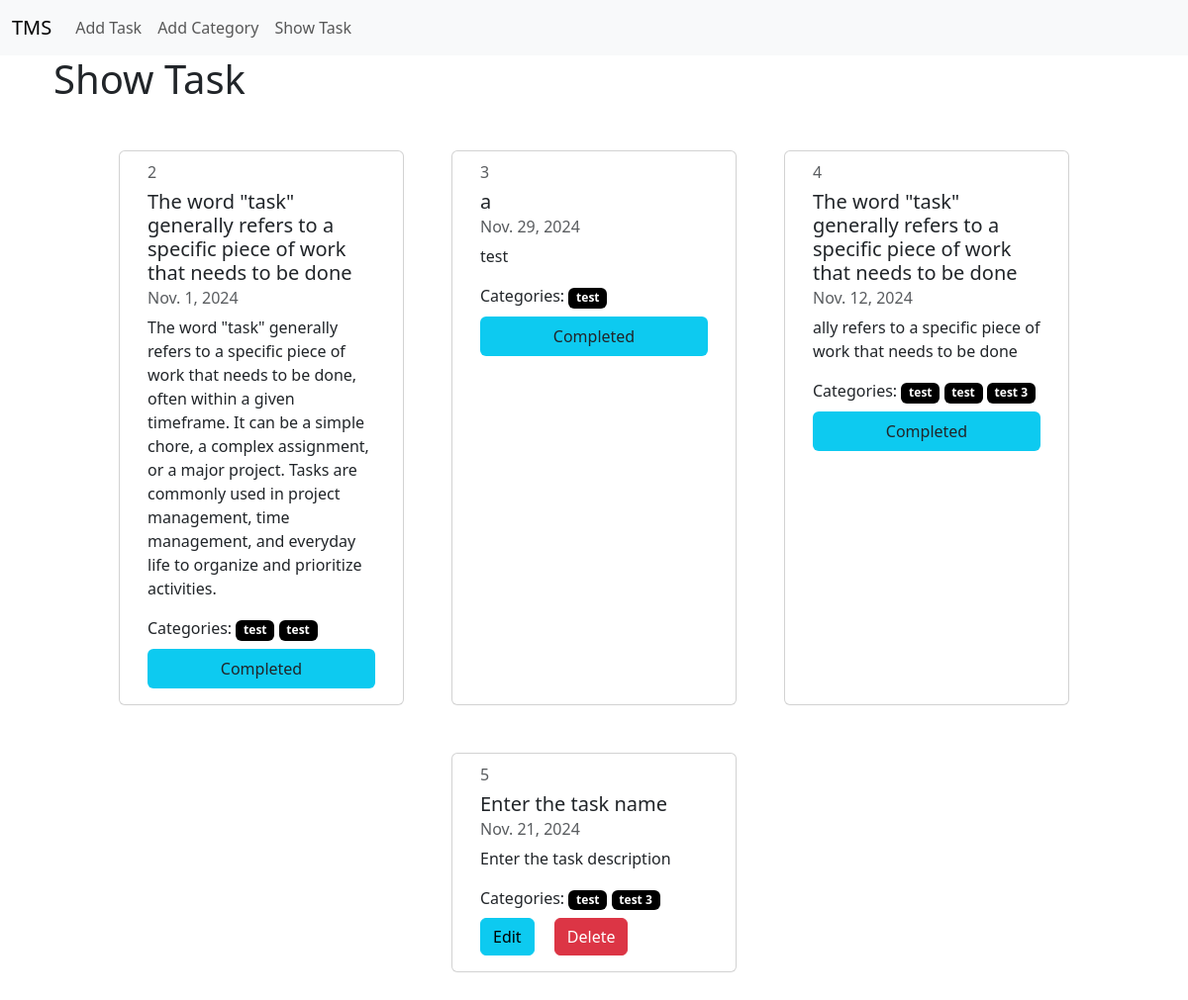
The page / on the database its author committed.
### task/models.py (models this page shows, shortened)
class Task(models.Model):
    task_title = models.CharField(max_length=255)
    task_description = models.TextField()
    is_completed = models.BooleanField(default=False)
    task_assign_date = models.DateField()
    categories = models.ManyToManyField(Category)

### category/models.py (models this page shows, shortened)
class Category(models.Model):
    category_name = models.CharField(max_length=100)

### task_management_system/views.py (the view)
# urls.py: path('', home, name='show_task'),
def home(request):
    tasks = Task.objects.all()
    return render(request, 'show-task.html', {'tasks': tasks})

### templates/show-task.html (shortened to what this page needs)
{% extends 'base.html' %}
{% block content %}
    <div class="container">
        <h1>Show Task</h1>
        <div class="row justify-content-center gap-5 my-5">
            {% for task in tasks %}
                <div class="card col-lg-4" style="width: 18rem;">
                    <div class="card-body">
                        <h6 class="card-subtitle mb-2 text-body-secondary">{{ task.id }}</h6>
                        <h5 class="card-title">{{ task.task_title }}</h5>
                        <h6 class="card-subtitle mb-2 text-body-secondary">{{ task.task_assign_date }}</h6>
                        <p class="card-text">{{ task.task_description }}</p>
                        <div class="my-2">
                            Categories:
                            {% for category in task.categories.all %}
                                <span class="badge bg-black">{{ category.category_name }}</span>
                            {% endfor %}
                        </div>
                        {% if task.is_completed %}
                            <p class="card-text bg-info text-center p-2 rounded">Completed</p>
                        {% else %}
                            <a href="{% url 'edit_task' task.id %}" class="card-link btn btn-info">Edit</a>
                            <a href="{% url 'delete_task' task.id %}" class="card-link btn btn-danger">Delete</a>
                        {% endif %}
                    </div>
                </div>
            {% endfor %}
        </div>
    </div>
{% endblock %}

### templates/base.html (shortened to what this page needs)
<!DOCTYPE html>
<html lang="en">
  <head>
    <link
      href="https://cdn.jsdelivr.net/npm/bootstrap@5.3.3/dist/css/bootstrap.min.css"
      rel="stylesheet"
    />
  </head>
  <body>
    <nav class="navbar navbar-expand-lg bg-body-tertiary">
      <div class="container-fluid">
        <a class="navbar-brand" href="{% url 'show_task' %}">TMS</a>
        <div class="collapse navbar-collapse" id="navbarSupportedContent">
          <ul class="navbar-nav me-auto mb-2 mb-lg-0">
            <li class="nav-item">
              <a class="nav-link" href="{% url 'add_task' %}">Add Task</a>
            </li>
            <li class="nav-item">
              <a class="nav-link" href="{% url 'add_category' %}"
                >Add Category</a
              >
            </li>
            <li class="nav-item">
              <a
                class="nav-link"
                aria-current="page"
                href="{% url 'show_task' %}"
                >Show Task</a
              >
            </li>
          </ul>
        </div>
      </div>
    </nav>
    <main class="container">{% block content %}{% endblock %}</main>
  </body>
</html>

### rows shown on the page
Task: id "2", task_title "The word \"task\" generally refers to a specific piece of work that needs to be done", task_assign_date "Nov. 1, 2024", task_description "The word \"task\" generally refers to a specific piece of work that needs to be done, often within a given timeframe. It can be a simple chore, a complex assignment, or a major project. Tasks are commonly used in project management, time management, and everyday life to organize and prioritize activities.", is_completed "Completed"
Category: category_name "test"
Category: category_name "test"
Task: id "3", task_title "a", task_assign_date "Nov. 29, 2024", task_description "test", is_completed "Completed"
Task: id "4", task_title "The word \"task\" generally refers to a specific piece of work that needs to be done", task_assign_date "Nov. 12, 2024", task_description "ally refers to a specific piece of work that needs to be done", is_completed "Completed"
Category: category_name "test 3"
Task: id "5", task_title "Enter the task name", task_assign_date "Nov. 21, 2024", task_description "Enter the task description", is_completed "Edit"
